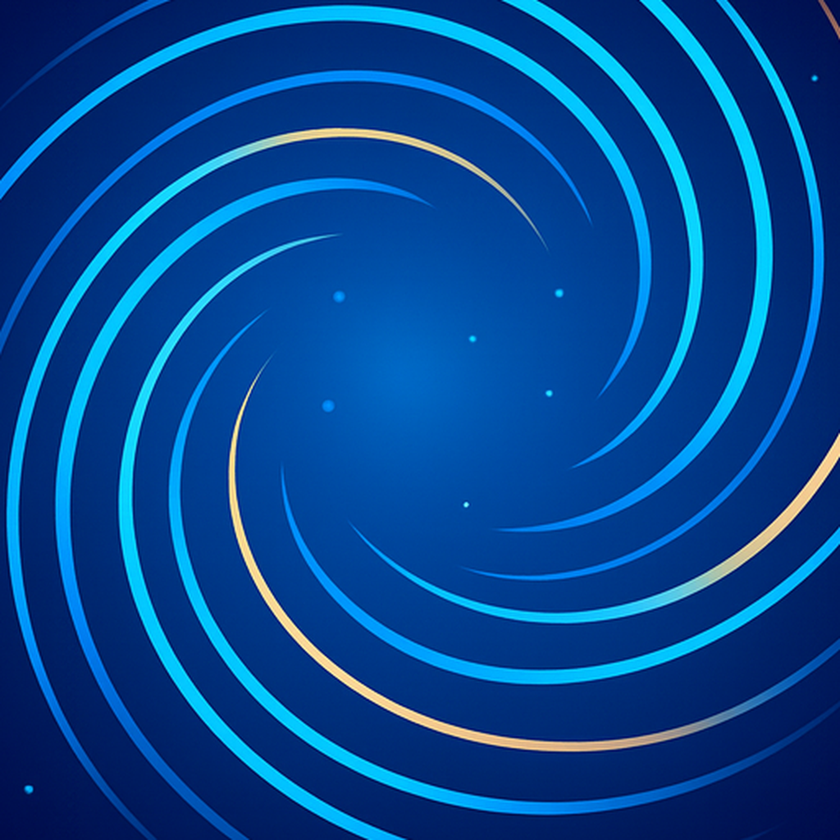
#> input picture logo-enlarged.png, 840 x 840 px, shrunk from 1024 x 1024 before the run
$ python make_final_icon.py
#> lines starting #> are read from the running program, lines starting #| are printed output that depends on the picture; after the words box and inside, x2 and y2 are one past the last pixel; in counts of white or black regions, pixels touching at a corner belong together
#!/usr/bin/env python3
"""
创建最终的透明放大图标
"""
from PIL import Image
import numpy as np

# 读取放大后的图标
img = Image.open('logo-enlarged.png').convert('RGBA')
#> img is the input picture: PIL image 840x840 RGBA; mean R, G, B, A 4.7, 69.3, 143.7, 255
data = np.array(img)

# 获取 RGBA 通道
r, g, b, a = data[:,:,0], data[:,:,1], data[:,:,2], data[:,:,3]
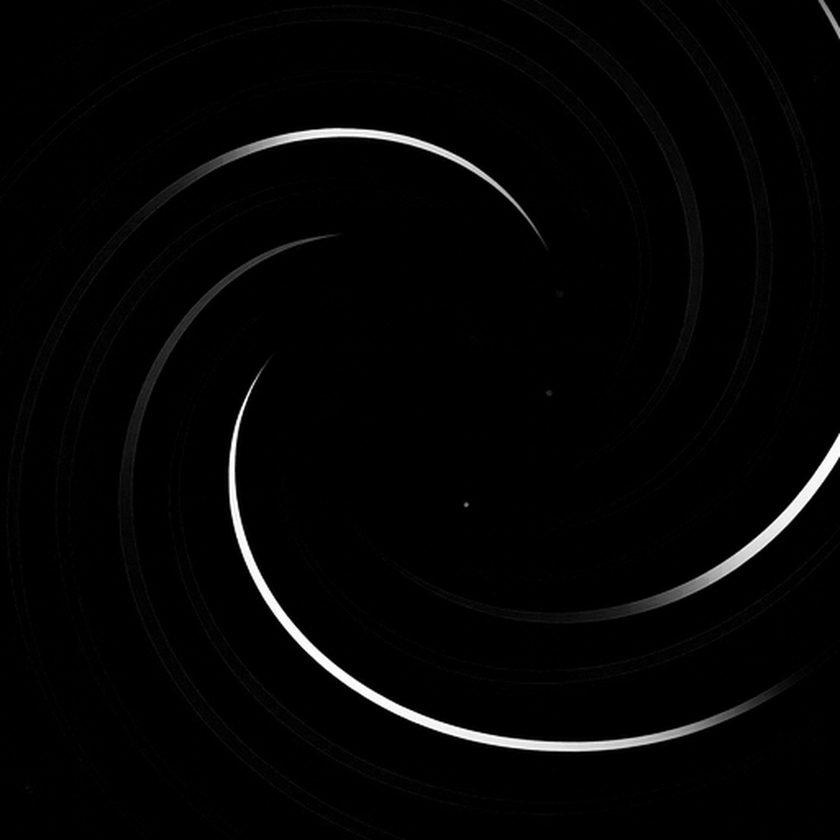
#> r: shape (840, 840); min 0, max 255, mean 4.7
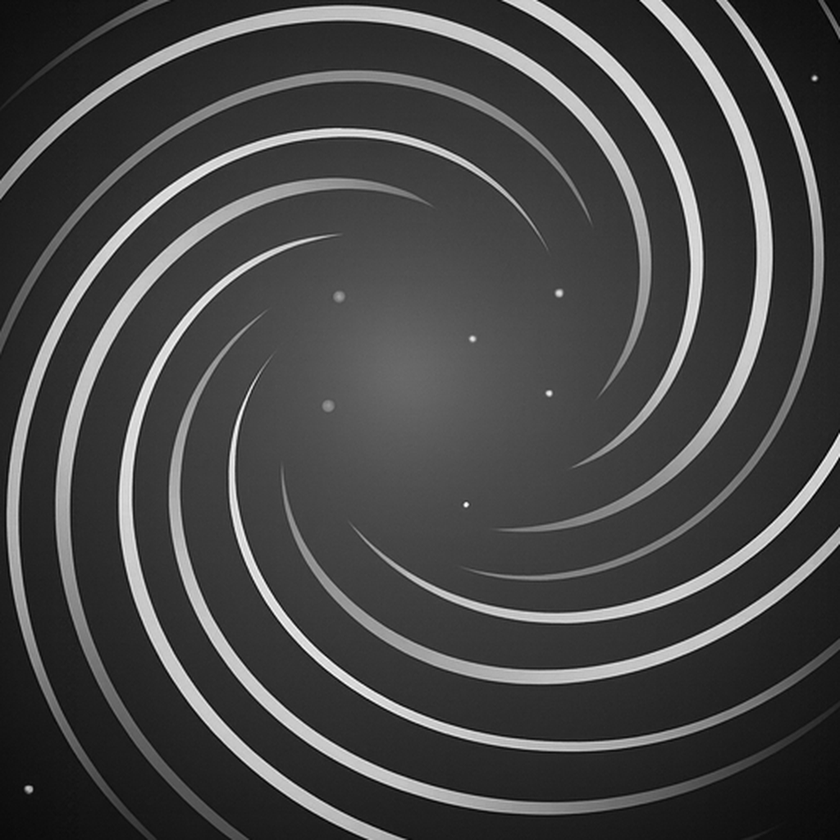
#> g: shape (840, 840); min 0, max 255, mean 69.3
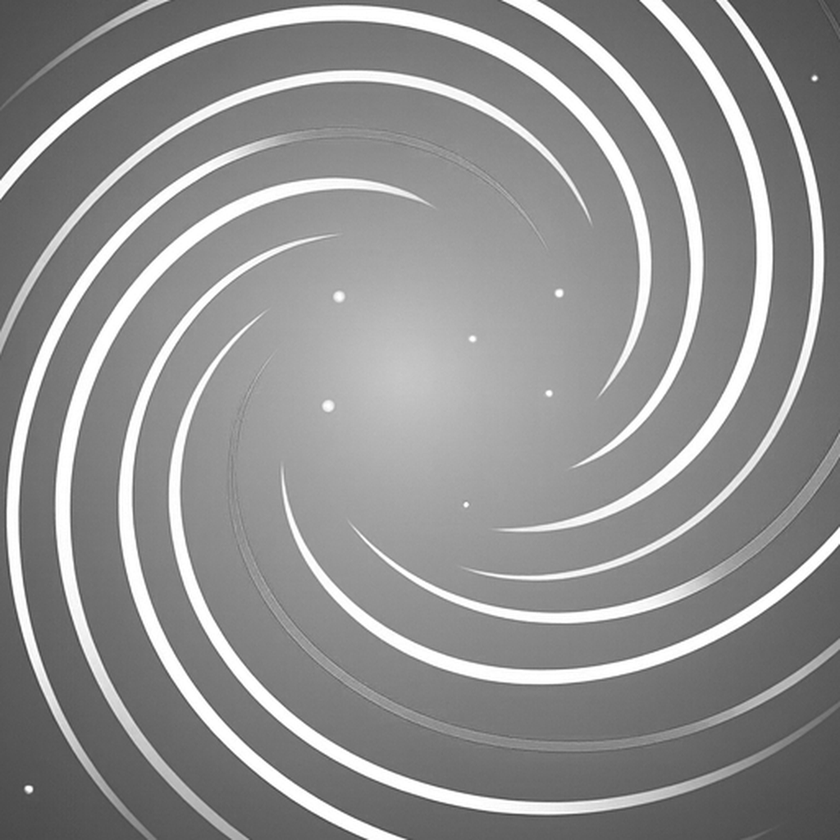
#> b: shape (840, 840); min 61, max 255, mean 143.7
#> a: shape (840, 840); every value is 255

# 创建遮罩：深蓝色背景（RGB 值接近深蓝）
# 深蓝色定义为 R < 50, G < 50, B > 30
dark_blue_mask = (r < 50) & (g < 50) & (b > 30)
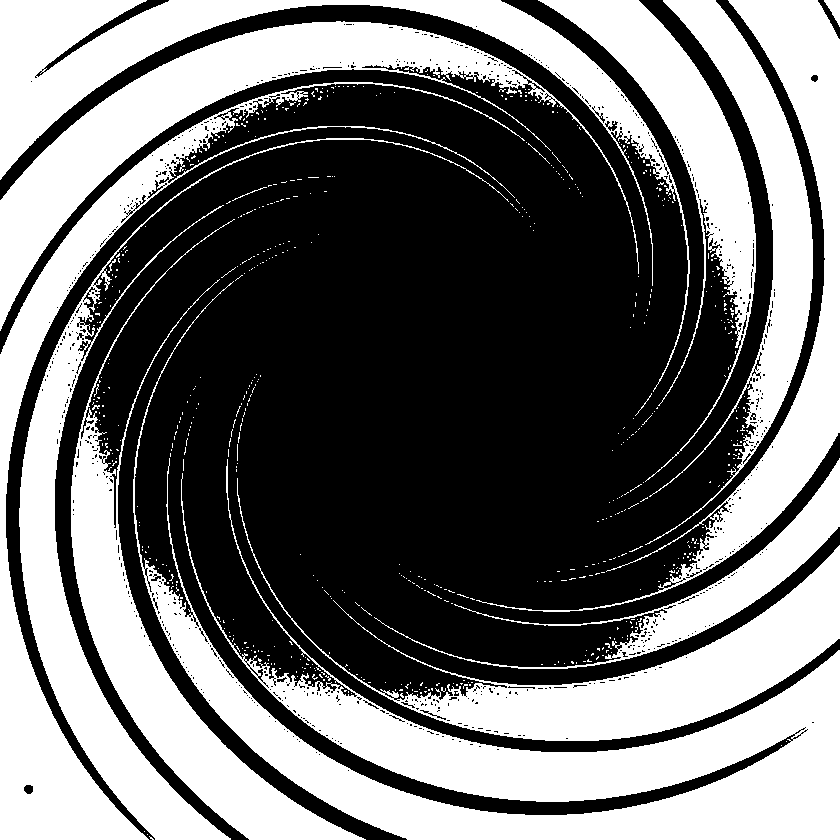
#> dark_blue_mask: shape (840, 840) bool; 43.7% white; 638 white regions (621 under 20 px), largest, box (x1, y1, x2, y2) and area: (133, 281, 840, 840) 65287, (0, 21, 639, 331) 31831, (0, 82, 525, 840) 30129

# 将深蓝色背景设置为透明
data[dark_blue_mask] = [0, 0, 0, 0]
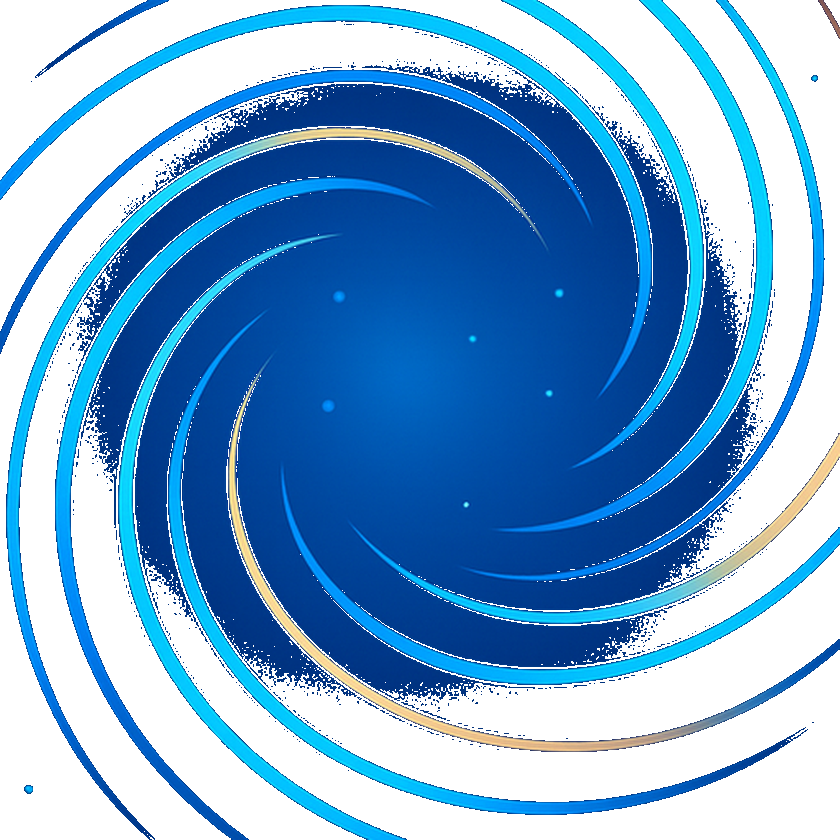
#> data: shape (840, 840, 4); mean R, G, B, A 4.5, 54, 97.1, 143.4; transparent parts drawn white

# 创建新图像
result = Image.fromarray(data, 'RGBA')

# 保存为透明背景的 PNG
result.save('logo.png', 'PNG')
print("✓ 已创建最终透明放大图标: logo.png")

$ run again, with bg.jpg saved as logo-enlarged.png
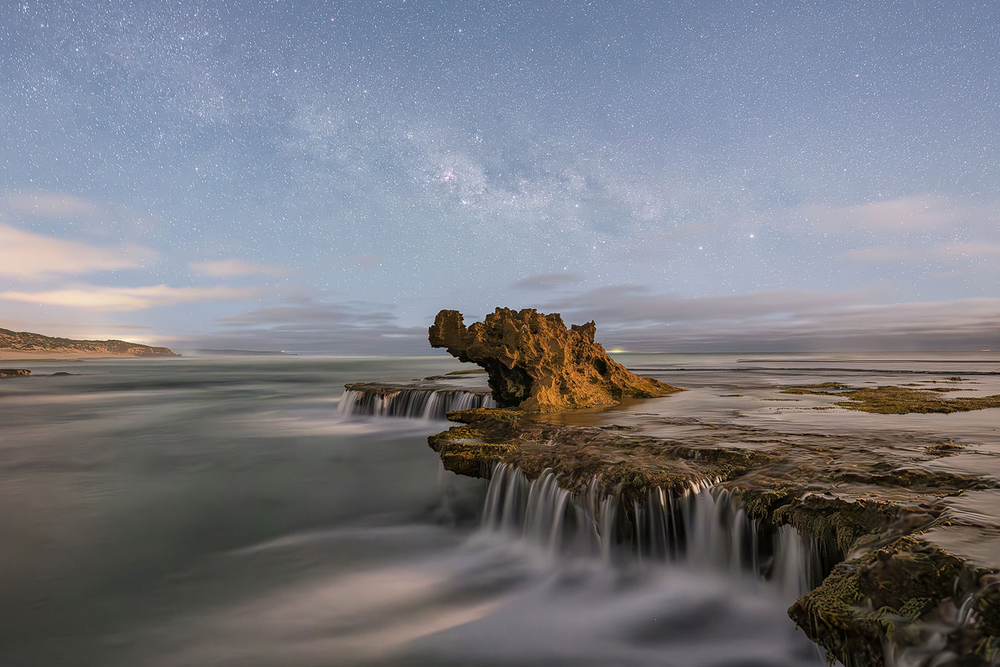
#> input picture bg.jpg, 1000 x 667 px, shrunk from 1344 x 896 before the run
#> a: shape (667, 1000); every value is 255
#> `dark_blue_mask = (r < 50) & (g < 50) & (b > 30)`:
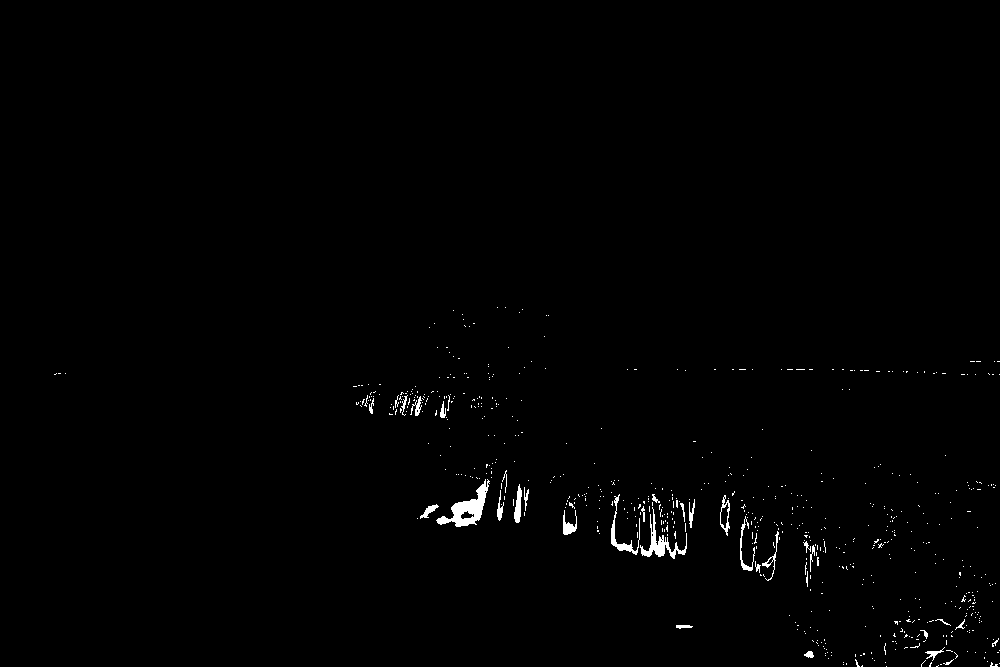
#> dark_blue_mask: shape (667, 1000) bool; 0.77% white; 656 white regions (621 under 20 px), largest, box (x1, y1, x2, y2) and area: (436, 479, 490, 527) 877, (640, 507, 687, 559) 550, (611, 494, 640, 555) 317
#> `data[dark_blue_mask] = [0, 0, 0, 0]`:
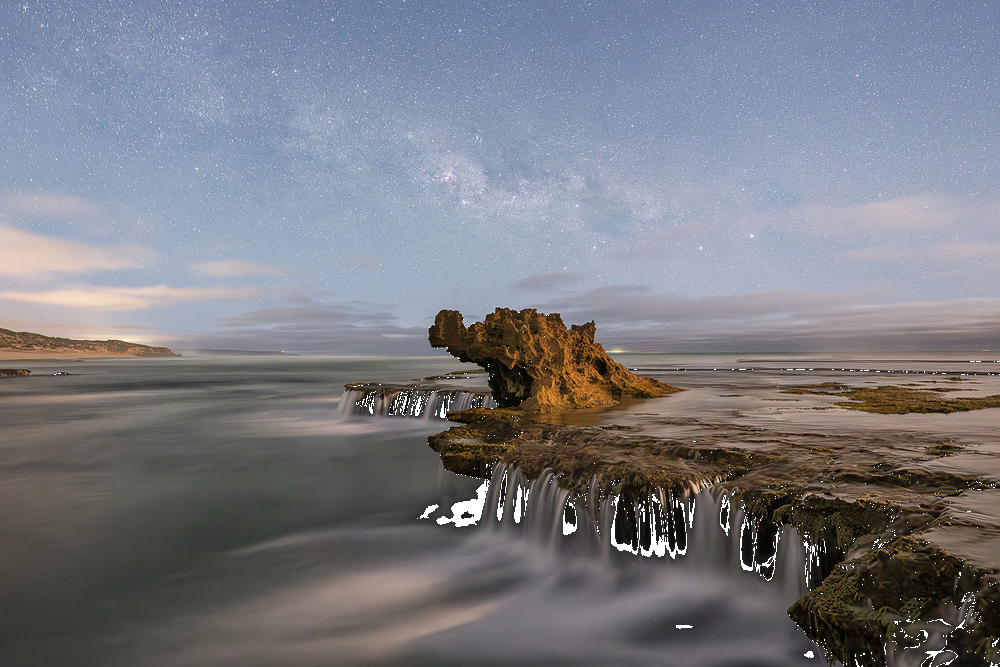
#> data: shape (667, 1000, 4); mean R, G, B, A 120.1, 121.2, 128.7, 253; transparent parts drawn white
